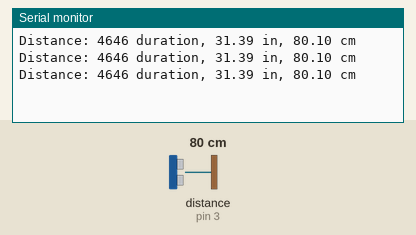
A sketch run on a simulated Arduino Uno, built with avr-gcc and run on an emulated ATmega328P. Shown: the last lines printed to the serial monitor. Wiring (inferred from the names in the program): ultrasonic range finder: trigger pin 2; echo pin 3. The test bench sets the inputs (shaded band); at power-on: distance to the obstacle (sensor on pin 3) 80 cm. The echo pulse lasts 58.3 µs per cm.

Above: at 1.3 s.
1.4 s: distance to the obstacle (sensor on pin 3) set to 2 cm
At 1.9 s:
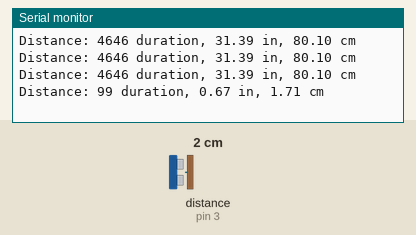
2.9 s: distance to the obstacle (sensor on pin 3) set to 4 cm
At 3.4 s:
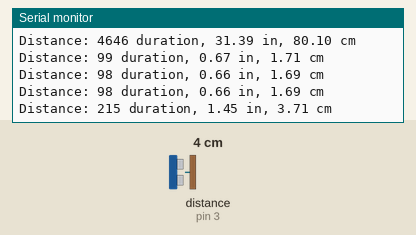
Timing chart, 0 to 5.9 s (numbered marks = the images above; inputs shaded):
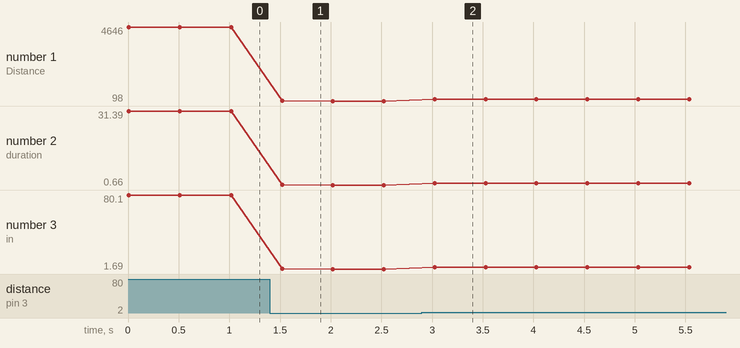

Measured:
- after the input at 1.4 s, the serial monitor: prints a new line after 0.12 s (image 1)
- after the input at 2.9 s, the serial monitor: prints a new line after 0.13 s (image 2)
- plotted number 1: 4646 → 98 after the input at 1.4 s, 98 → 215 after the input at 2.9 s
- plotted number 2: 31.39 → 0.66 after the input at 1.4 s, 0.66 → 1.45 after the input at 2.9 s
- plotted number 3: 80.1 → 1.69 after the input at 1.4 s, 1.69 → 3.71 after the input at 2.9 s

The sketch:

TestSonar.ino
```cpp
/******************************************************************************
 *
 *	Description:	Test a sonar sensor!
 *
 *	Notes:			This test is for a 4-pin sonar sensor:  Power, Ground,
 *					Trigger, and Echo.
 *
 *****************************************************************************/

#define PIN_SONAR_TRIGGER	2	// pin to start sonar sensor
#define PIN_SONAR_ECHO		3	// pin to read pulse from sonar sensor

void setup()
{
	// Set up the serial port so we can see what's happening.
	Serial.begin(9600);

	pinMode(PIN_SONAR_TRIGGER, OUTPUT);
	pinMode(PIN_SONAR_ECHO, INPUT);
}

void loop()
{
	long duration;	// duration of a ping
	float inches;	// distance to nearest object in inches
	float cm;		// distance to nearest object in cm

	// Trigger the sonar module by a HIGH pulse of at least 10 microseconds.
	// Give a short LOW pulse beforehand to ensure a clean HIGH pulse:
	digitalWrite(PIN_SONAR_TRIGGER, LOW);
	delayMicroseconds(2);
	digitalWrite(PIN_SONAR_TRIGGER, HIGH);
	delayMicroseconds(10);
	digitalWrite(PIN_SONAR_TRIGGER, LOW);

	// The distance from the sensor is read by a HIGH
	// pulse whose duration is the time (in microseconds) from the sending
	// of the ping to the reception of its echo off of an object.
	duration = pulseIn(PIN_SONAR_ECHO, HIGH);

	// convert the time into a distance.
	inches = microsecondsToInches(duration);
	cm = microsecondsToCentimeters(duration);

	// Print how far away the nearest object is.
	Serial.print("Distance: ");
	Serial.print(duration);
	Serial.print(" duration, ");
	Serial.print(inches);
	Serial.print(" in, ");
	Serial.print(cm);
	Serial.println(" cm");

	// Wait 500 ms.
	delay(500);
}

float microsecondsToInches(long microseconds)
{
	// According to Parallax's datasheet for the PING))), there are
	// 73.746 microseconds per inch (i.e. sound travels at 1130 feet per
	// second).  This gives the distance travelled by the ping, outbound
	// and return, so we divide by 2 to get the distance of the obstacle.
	// See: http://www.parallax.com/dl/docs/prod/acc/28015-PING-v1.3.pdf
	return microseconds / 74.0 / 2.0;
}

float microsecondsToCentimeters(long microseconds)
{
	// The speed of sound is 340 m/s or 29 microseconds per centimeter.
	// The ping travels out and back, so to find the distance of the
	// object we take half of the distance travelled.
	return microseconds / 29.0 / 2.0;
}
```
